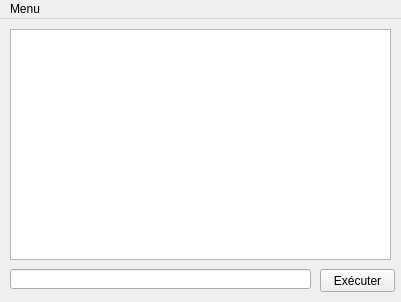
<?xml version="1.0" encoding="UTF-8"?>
<ui version="4.0">
 <class>PokerServeurGui</class>
 <widget class="QMainWindow" name="PokerServeurGui">
  <property name="enabled">
   <bool>true</bool>
  </property>
  <property name="geometry">
   <rect>
    <x>0</x>
    <y>0</y>
    <width>401</width>
    <height>302</height>
   </rect>
  </property>
  <property name="windowTitle">
   <string>Poker - Serveur</string>
  </property>
  <widget class="QWidget" name="centralWidget">
   <widget class="QTextEdit" name="logs">
    <property name="enabled">
     <bool>true</bool>
    </property>
    <property name="geometry">
     <rect>
      <x>10</x>
      <y>10</y>
      <width>381</width>
      <height>231</height>
     </rect>
    </property>
    <property name="readOnly">
     <bool>true</bool>
    </property>
   </widget>
   <widget class="QLineEdit" name="commandLine">
    <property name="geometry">
     <rect>
      <x>10</x>
      <y>250</y>
      <width>301</width>
      <height>20</height>
     </rect>
    </property>
   </widget>
   <widget class="QPushButton" name="buttonSend">
    <property name="geometry">
     <rect>
      <x>320</x>
      <y>250</y>
      <width>75</width>
      <height>23</height>
     </rect>
    </property>
    <property name="text">
     <string>Exécuter</string>
    </property>
   </widget>
  </widget>
  <widget class="QMenuBar" name="menuBar">
   <property name="geometry">
    <rect>
     <x>0</x>
     <y>0</y>
     <width>401</width>
     <height>21</height>
    </rect>
   </property>
   <widget class="QMenu" name="menuMenu">
    <property name="title">
     <string>Menu</string>
    </property>
    <addaction name="actionQuitter"/>
   </widget>
   <addaction name="menuMenu"/>
  </widget>
  <action name="actionQuitter">
   <property name="text">
    <string>Quitter</string>
   </property>
  </action>
 </widget>
 <layoutdefault spacing="6" margin="11"/>
 <resources/>
 <connections/>
</ui>
